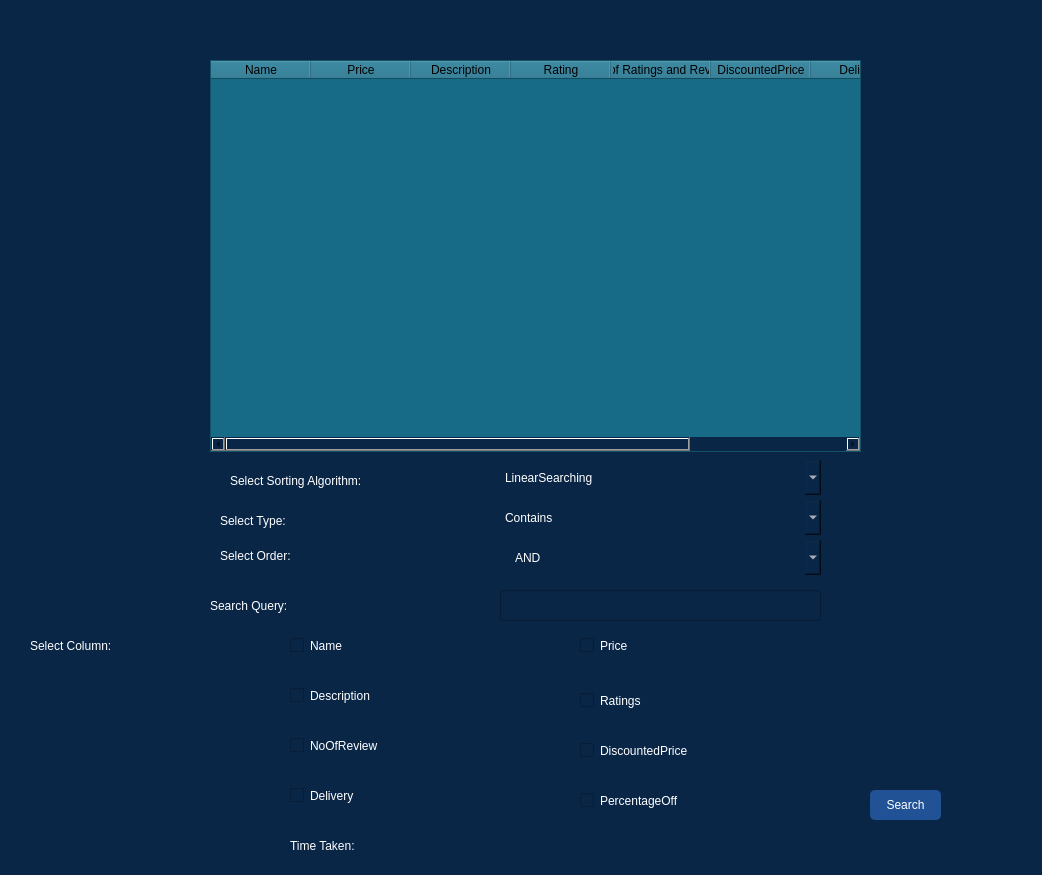
<?xml version="1.0" encoding="UTF-8"?>
<ui version="4.0">
 <class>Form</class>
 <widget class="QWidget" name="Form">
  <property name="geometry">
   <rect>
    <x>0</x>
    <y>0</y>
    <width>1042</width>
    <height>875</height>
   </rect>
  </property>
  <property name="windowTitle">
   <string>Form</string>
  </property>
  <property name="styleSheet">
   <string notr="true">background-color: rgb(10, 38, 71);</string>
  </property>
  <widget class="QTableWidget" name="tableWidget">
   <property name="geometry">
    <rect>
     <x>210</x>
     <y>60</y>
     <width>651</width>
     <height>392</height>
    </rect>
   </property>
   <property name="styleSheet">
    <string notr="true">background-color: rgb(23, 107, 135);
color: rgb(0, 0, 0);</string>
   </property>
   <column>
    <property name="text">
     <string>Name</string>
    </property>
   </column>
   <column>
    <property name="text">
     <string>Price</string>
    </property>
   </column>
   <column>
    <property name="text">
     <string>Description</string>
    </property>
   </column>
   <column>
    <property name="text">
     <string>Rating</string>
    </property>
   </column>
   <column>
    <property name="text">
     <string>No. of Ratings and Reviews</string>
    </property>
   </column>
   <column>
    <property name="text">
     <string>DiscountedPrice</string>
    </property>
   </column>
   <column>
    <property name="text">
     <string>Delivery</string>
    </property>
   </column>
   <column>
    <property name="text">
     <string>%off</string>
    </property>
   </column>
  </widget>
  <widget class="QComboBox" name="algo">
   <property name="geometry">
    <rect>
     <x>500</x>
     <y>460</y>
     <width>321</width>
     <height>35</height>
    </rect>
   </property>
   <property name="styleSheet">
    <string notr="true">color: rgb(255, 255, 255);
font: 16pt &quot;Mongolian Baiti&quot;;
border-radius: 5px;


</string>
   </property>
   <item>
    <property name="text">
     <string>LinearSearching</string>
    </property>
   </item>
  </widget>
  <widget class="QPushButton" name="searchButton">
   <property name="geometry">
    <rect>
     <x>870</x>
     <y>790</y>
     <width>71</width>
     <height>30</height>
    </rect>
   </property>
   <property name="styleSheet">
    <string notr="true">background-color: rgb(32, 82, 149);
color: rgb(255, 255, 255);
font: 16pt &quot;Mongolian Baiti&quot;;
border-radius: 5px;



</string>
   </property>
   <property name="text">
    <string>Search</string>
   </property>
  </widget>
  <widget class="QCheckBox" name="Name">
   <property name="geometry">
    <rect>
     <x>290</x>
     <y>630</y>
     <width>241</width>
     <height>31</height>
    </rect>
   </property>
   <property name="styleSheet">
    <string notr="true">color: rgb(255, 255, 255);
font: 16pt &quot;Mongolian Baiti&quot;;
border-radius: 5px;


</string>
   </property>
   <property name="text">
    <string>Name</string>
   </property>
  </widget>
  <widget class="QCheckBox" name="Price">
   <property name="geometry">
    <rect>
     <x>580</x>
     <y>630</y>
     <width>261</width>
     <height>31</height>
    </rect>
   </property>
   <property name="styleSheet">
    <string notr="true">color: rgb(255, 255, 255);
font: 16pt &quot;Mongolian Baiti&quot;;
border-radius: 5px;


</string>
   </property>
   <property name="text">
    <string>Price</string>
   </property>
  </widget>
  <widget class="QCheckBox" name="Ratings">
   <property name="geometry">
    <rect>
     <x>580</x>
     <y>680</y>
     <width>261</width>
     <height>41</height>
    </rect>
   </property>
   <property name="styleSheet">
    <string notr="true">color: rgb(255, 255, 255);
font: 16pt &quot;Mongolian Baiti&quot;;
border-radius: 5px;


</string>
   </property>
   <property name="text">
    <string>Ratings</string>
   </property>
  </widget>
  <widget class="QCheckBox" name="Description">
   <property name="geometry">
    <rect>
     <x>290</x>
     <y>680</y>
     <width>271</width>
     <height>31</height>
    </rect>
   </property>
   <property name="styleSheet">
    <string notr="true">color: rgb(255, 255, 255);
font: 16pt &quot;Mongolian Baiti&quot;;
border-radius: 5px;


</string>
   </property>
   <property name="text">
    <string>Description</string>
   </property>
  </widget>
  <widget class="QCheckBox" name="NoOfReviews">
   <property name="geometry">
    <rect>
     <x>290</x>
     <y>730</y>
     <width>261</width>
     <height>31</height>
    </rect>
   </property>
   <property name="styleSheet">
    <string notr="true">color: rgb(255, 255, 255);
font: 16pt &quot;Mongolian Baiti&quot;;
border-radius: 5px;


</string>
   </property>
   <property name="text">
    <string>NoOfReview</string>
   </property>
  </widget>
  <widget class="QCheckBox" name="DiscountedPrice">
   <property name="geometry">
    <rect>
     <x>580</x>
     <y>730</y>
     <width>251</width>
     <height>41</height>
    </rect>
   </property>
   <property name="styleSheet">
    <string notr="true">color: rgb(255, 255, 255);
font: 16pt &quot;Mongolian Baiti&quot;;
border-radius: 5px;


</string>
   </property>
   <property name="text">
    <string>DiscountedPrice</string>
   </property>
  </widget>
  <widget class="QCheckBox" name="Delivery">
   <property name="geometry">
    <rect>
     <x>290</x>
     <y>780</y>
     <width>271</width>
     <height>31</height>
    </rect>
   </property>
   <property name="styleSheet">
    <string notr="true">color: rgb(255, 255, 255);
font: 16pt &quot;Mongolian Baiti&quot;;
border-radius: 5px;


</string>
   </property>
   <property name="text">
    <string>Delivery</string>
   </property>
  </widget>
  <widget class="QCheckBox" name="PercentageOff">
   <property name="geometry">
    <rect>
     <x>580</x>
     <y>780</y>
     <width>251</width>
     <height>41</height>
    </rect>
   </property>
   <property name="styleSheet">
    <string notr="true">color: rgb(255, 255, 255);
font: 16pt &quot;Mongolian Baiti&quot;;
border-radius: 5px;


</string>
   </property>
   <property name="text">
    <string>PercentageOff</string>
   </property>
  </widget>
  <widget class="QComboBox" name="order">
   <property name="geometry">
    <rect>
     <x>510</x>
     <y>540</y>
     <width>311</width>
     <height>35</height>
    </rect>
   </property>
   <property name="styleSheet">
    <string notr="true">color: rgb(255, 255, 255);
font: 16pt &quot;Mongolian Baiti&quot;;
border-radius: 5px;


</string>
   </property>
   <item>
    <property name="text">
     <string>AND</string>
    </property>
   </item>
   <item>
    <property name="text">
     <string>OR</string>
    </property>
   </item>
   <item>
    <property name="text">
     <string>NOT</string>
    </property>
   </item>
  </widget>
  <widget class="QLabel" name="label">
   <property name="geometry">
    <rect>
     <x>470</x>
     <y>840</y>
     <width>341</width>
     <height>21</height>
    </rect>
   </property>
   <property name="styleSheet">
    <string notr="true">color: rgb(255, 255, 255);
font: 16pt &quot;Mongolian Baiti&quot;;
border-radius: 5px;


</string>
   </property>
   <property name="text">
    <string/>
   </property>
  </widget>
  <widget class="QLabel" name="label_2">
   <property name="geometry">
    <rect>
     <x>290</x>
     <y>830</y>
     <width>171</width>
     <height>31</height>
    </rect>
   </property>
   <property name="styleSheet">
    <string notr="true">color: rgb(255, 255, 255);
font: 16pt &quot;Mongolian Baiti&quot;;
border-radius: 5px;


</string>
   </property>
   <property name="text">
    <string>Time Taken:</string>
   </property>
  </widget>
  <widget class="QLabel" name="label_3">
   <property name="geometry">
    <rect>
     <x>30</x>
     <y>630</y>
     <width>251</width>
     <height>31</height>
    </rect>
   </property>
   <property name="styleSheet">
    <string notr="true">color: rgb(255, 255, 255);
font: 16pt &quot;Mongolian Baiti&quot;;
border-radius: 5px;


</string>
   </property>
   <property name="text">
    <string>Select Column:</string>
   </property>
  </widget>
  <widget class="QLabel" name="label_4">
   <property name="geometry">
    <rect>
     <x>230</x>
     <y>460</y>
     <width>251</width>
     <height>41</height>
    </rect>
   </property>
   <property name="styleSheet">
    <string notr="true">color: rgb(255, 255, 255);
font: 16pt &quot;Mongolian Baiti&quot;;
border-radius: 5px;


</string>
   </property>
   <property name="text">
    <string>Select Sorting Algorithm:</string>
   </property>
  </widget>
  <widget class="QLabel" name="label_5">
   <property name="geometry">
    <rect>
     <x>220</x>
     <y>540</y>
     <width>251</width>
     <height>31</height>
    </rect>
   </property>
   <property name="styleSheet">
    <string notr="true">color: rgb(255, 255, 255);
font: 16pt &quot;Mongolian Baiti&quot;;
border-radius: 5px;


</string>
   </property>
   <property name="text">
    <string>Select Order:</string>
   </property>
  </widget>
  <widget class="QLabel" name="label_6">
   <property name="geometry">
    <rect>
     <x>210</x>
     <y>590</y>
     <width>251</width>
     <height>31</height>
    </rect>
   </property>
   <property name="styleSheet">
    <string notr="true">color: rgb(255, 255, 255);
font: 16pt &quot;Mongolian Baiti&quot;;
border-radius: 5px;


</string>
   </property>
   <property name="text">
    <string>Search Query:</string>
   </property>
  </widget>
  <widget class="QLineEdit" name="query">
   <property name="geometry">
    <rect>
     <x>500</x>
     <y>590</y>
     <width>321</width>
     <height>31</height>
    </rect>
   </property>
   <property name="styleSheet">
    <string notr="true">color: rgb(255, 255, 255);</string>
   </property>
  </widget>
  <widget class="QLabel" name="label_7">
   <property name="geometry">
    <rect>
     <x>220</x>
     <y>500</y>
     <width>251</width>
     <height>41</height>
    </rect>
   </property>
   <property name="styleSheet">
    <string notr="true">color: rgb(255, 255, 255);
font: 16pt &quot;Mongolian Baiti&quot;;
border-radius: 5px;


</string>
   </property>
   <property name="text">
    <string>Select Type:</string>
   </property>
  </widget>
  <widget class="QComboBox" name="type">
   <property name="geometry">
    <rect>
     <x>500</x>
     <y>500</y>
     <width>321</width>
     <height>35</height>
    </rect>
   </property>
   <property name="styleSheet">
    <string notr="true">color: rgb(255, 255, 255);
font: 16pt &quot;Mongolian Baiti&quot;;
border-radius: 5px;


</string>
   </property>
   <item>
    <property name="text">
     <string>Contains</string>
    </property>
   </item>
   <item>
    <property name="text">
     <string>EndWith</string>
    </property>
   </item>
   <item>
    <property name="text">
     <string>StartsWith</string>
    </property>
   </item>
  </widget>
 </widget>
 <resources/>
 <connections/>
</ui>
